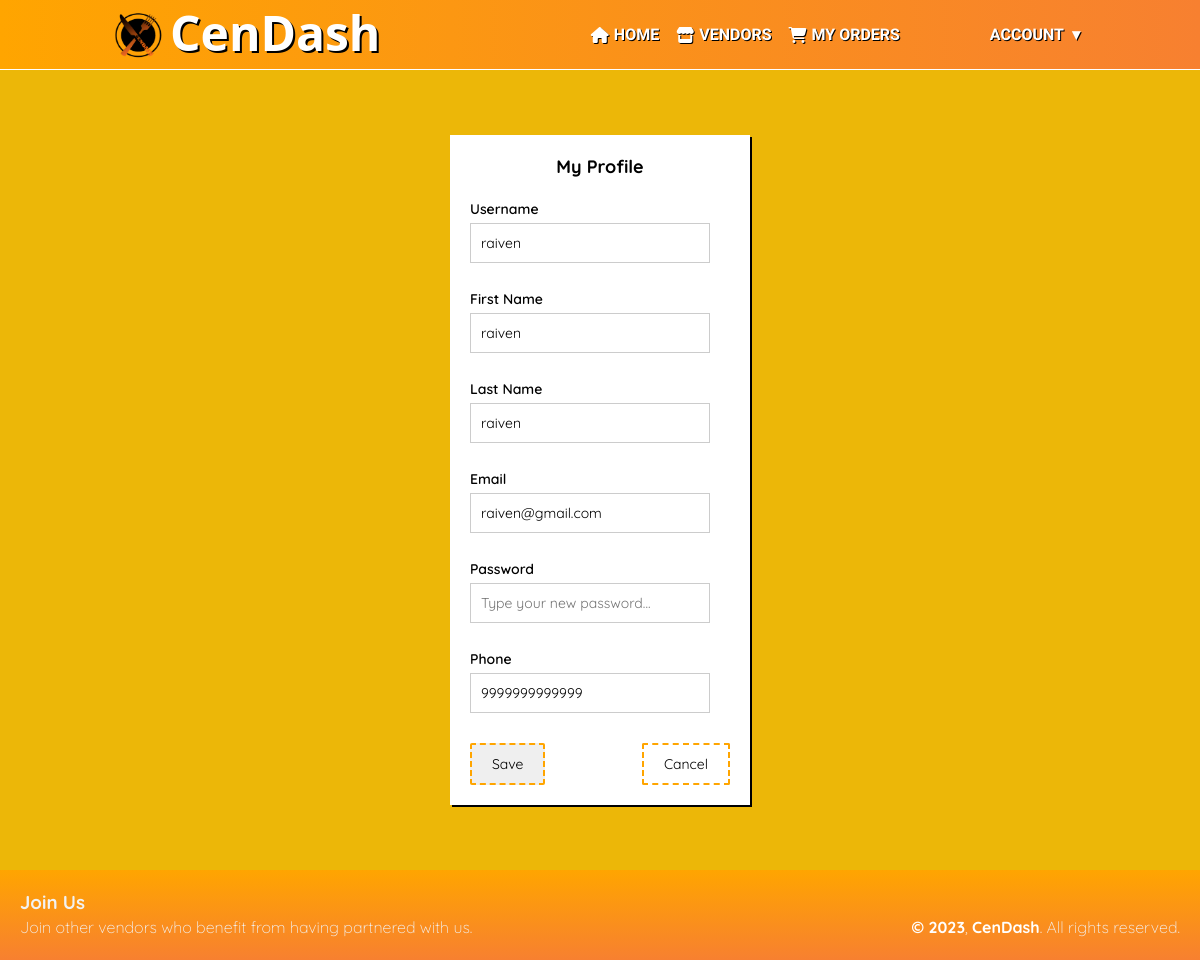
The page /profile.php?user_upd=24 (signed in) on the database its author committed.
### tables this page shows
CREATE TABLE `users` (
  `u_id` int(222) NOT NULL,
  `username` varchar(222) NOT NULL,
  `f_name` varchar(222) NOT NULL,
  `l_name` varchar(222) NOT NULL,
  `email` varchar(222) NOT NULL,
  `phone` varchar(222) NOT NULL,
  `password` varchar(222) NOT NULL,
  `address` text NOT NULL,
  `status` int(222) NOT NULL DEFAULT 1,
  `date` timestamp NOT NULL DEFAULT current_timestamp() ON UPDATE current_timestamp()
);

### profile.php (the view, shortened to what this page needs)
<?php
include("src/scripts/db/connect.php");
$ssql = "select * from users where u_id='$_GET[user_upd]'";
$res = mysqli_query($db, $ssql);
$newrow = mysqli_fetch_array($res);
?>
<!DOCTYPE html>
<html lang="en">
<head>
    <link rel="stylesheet" href="src/styles/css/loader.css">
    <link rel="stylesheet" href="node_modules/@fortawesome/fontawesome-free/css/all.css">
    <link rel="stylesheet" href="src/styles/css/footer.css">
    <link rel="stylesheet" href="src/styles/css/navbar.css">
    <link rel="stylesheet" href="src/styles/css/main.css">
</head>
<body>
    <?php
    $loggedInUser = !empty($_SESSION["user_id"]);
    $loggedInAdmin = !empty($_SESSION["adm_id"]);
    $loggedInVendor = !empty($_SESSION["vendor_user_id"]);
    ?>
    <nav class="nav" id="nav">
        <div class="nav-container">
            <div class="nav-title">
                <a href=".">
                    <img src="src/assets/images/logo.png">
                    <h1>CenDash</h1>
                </a>
            </div>
            <nav>
                <ul class="nav-list">
                    <li><a href="."><i class="fa fa-home"></i>Home</a></li>
                    <li><a href="vendors.php"><i class="fa fa-store"></i>Vendors</a></li>
                    <?php if (!$loggedInUser && !$loggedInAdmin && !$loggedInVendor) : ?>
                        <li><a href="#" class="nav-button">Login</a>
                            <ul class="nav-dropdown">
                                <li><a href="login.php"><i class="fa-solid fa-down-left-and-up-right-to-center"></i>Login User</a></li>
                                <li><a href="admin/"><i class="fa-solid fa-down-left-and-up-right-to-center"></i>Login Admin</a></li>
                                <li><a href="adminVendor/"><i class="fa-solid fa-down-left-and-up-right-to-center"></i>Login Vendor</a></li>
                                <li><a href="signup.php"><i class="fa-solid fa-user-plus"></i>Sign Up</a></li>
                            </ul>
                        </li>
                    <?php elseif ($loggedInUser && !$loggedInAdmin && !$loggedInVendor) : ?>
                        <li><a href="orders.php"><i class="fa fa-cart-shopping"></i>My Orders</a></li>
                        <li><a href="#" class="nav-button">Account</a>
                        </li>
                    <?php endif; ?>
                </ul>
            </nav>
        </div>
    </nav>
    <div class="myprofile">
        <form action='' method='post' class="myprofile-form">
            <h1 class="title">My Profile</h1>
            <div class="form-body">
                <div class="form-group">
                    <label class="form-title">Username</label>
                    <input type="text" name="uname" value="<?php echo $newrow['username']; ?>">
                </div>
                <div class="form-group">
                    <label class="form-title">First Name</label>
                    <input type="text" name="fname" value="<?php echo $newrow['f_name']; ?>">
                </div>
                <div class="form-group">
                    <label class="form-title">Last Name</label>
                    <input type="text" name="lname" value="<?php echo $newrow['l_name']; ?>">
                </div>
                <div class="form-group">
                    <label class="form-title">Email</label>
                    <input type="text" name="email" value="<?php echo $newrow['email']; ?>">
                </div>
                <div class="form-group">
                    <label class="form-title">Password</label>
                    <input type="password" name="password" placeholder="Type your new password...">
                </div>
                <div class="form-group">
                    <label class="form-title">Phone</label>
                    <input type="text" name="phone" value="<?php echo $newrow['phone']; ?>">
                </div>
            </div>
            <div class="form-actions">
                <input type="submit" name="submit" class="btn" value="Save">
                <a href="." class="btn">Cancel</a>
            </div>
        </form>
    </div>
    <footer>
        <div class="footer-container">
            <div>
                <h3>Join Us</h3>
                <p>Join other vendors who benefit from having partnered with us.</p>
            </div>
            <div>
                <p><a href="../"><b>&copy; 2023</b>, <b>CenDash</b>.</a> All rights reserved.</p>
            </div>
        </div>
    </footer>
</body>
</html>

### src/styles/css/footer.css (style rules this page uses)
footer { font-weight: 300; color: #f2f2f2; background: linear-gradient(to top, #f78030, orange); padding: 20px; position: relative; align-items: center; }
footer .footer-container { display: flex; align-items: flex-end; justify-content: space-between; width: 100%; }
footer .footer-container div { line-height: 25px; }
footer .footer-container div p { font-size: 16px; }
footer .footer-container div p a { color: #fff; }

### src/styles/css/navbar.css (style rules this page uses)
.nav { position: relative; width: 100%; height: 70px; background: linear-gradient(to right, orange, #f78030); border-bottom: 1px solid white; z-index: 9999; }
.nav-container { max-width: 1000px; margin: 0 auto; }
.nav-title { position: absolute; font-size: 2rem; padding-left: 50px; }
.nav-title img { position: absolute; top: 5px; left: 5px; height: 60px; width: 70px; }
.nav-title h1 { color: white; font-weight: 600; margin-left: 20px; text-shadow: 2px 2px #000; transition: all 0.3s ease; font-family: "Segoe UI", Tahoma, Geneva, Verdana, sans-serif; }
nav { float: right; }
nav .nav-list { transition: all 0.3s ease; }
nav .nav-list li { float: left; position: relative; transition: all 0.2s ease; }
nav .nav-list li .nav-button::after { padding-left: 4px; content: " ▾"; }
nav .nav-list li i { position: absolute; top: 39%; left: -3px; transition: all 0.3s ease; }
nav .nav-list li a { font-family: "Lexend", sans-serif; font-weight: 800; display: block; padding: 0 20px; line-height: 70px; color: #fff; text-transform: uppercase; text-shadow: 1px 1px #000; text-decoration: none; transition: all 0.2s ease; }
@media screen and (min-width: 799px) { .nav-list { display: block !important; } }
@media screen and (min-width: 799px) { .nav-button { margin-left: 50px; } }

### src/styles/css/main.css (style rules this page uses)
* { margin: 0; padding: 0; list-style: none; text-decoration: none; box-sizing: border-box; scroll-behavior: smooth; font-family: "Quicksand", sans-serif; }
body { background: #fff; overflow-x: hidden; }
a { color: orange; }
.btn { border-radius: 2px; transition: all 0.3s; }
.myprofile { min-height: 100vh; background: rgb(236, 183, 8); margin: 0 auto; padding: 2rem; display: flex; justify-content: center; align-items: center; }
.myprofile form { box-shadow: 2px 2px #000; background: #fff; padding: 20px; width: 300px; }
.myprofile form .title { text-align: center; color: #000; margin-bottom: 20px; font-size: 18px; font-weight: bold; }
.myprofile form .form-group { margin-bottom: 15px; }
.myprofile form .form-title { font-weight: 600; color: #000; font-size: 14px; }
.myprofile form input[type=text], .myprofile form input[type=password] { width: calc(100% - 20px); padding: 10px; margin-top: 5px; margin-bottom: 10px; border: 1px solid #ccc; box-sizing: border-box; font-size: 14px; }
.myprofile form .form-actions { display: flex; justify-content: space-between; align-items: center; margin-top: 20px; }
.myprofile form .btn { padding: 10px 20px; border: 2px dashed orange; text-decoration: none; color: #000; transition: all 0.4s; cursor: pointer; font-size: 14px; }

### rows shown on the page
users: uname "raiven", fname "raiven", lname "raiven", email "raiven@gmail.com", phone "9999999999999"
